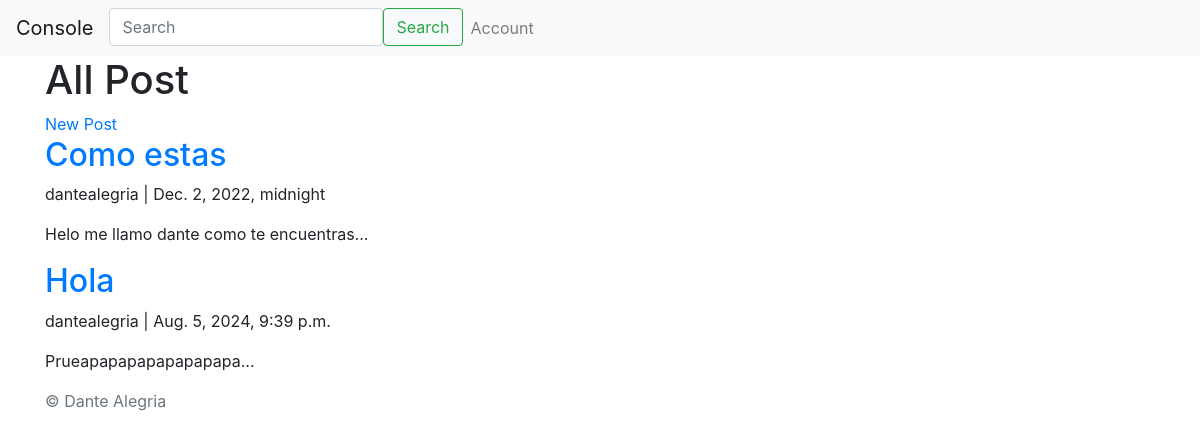
/main/home/post, run on an earlier commit of the app's database.
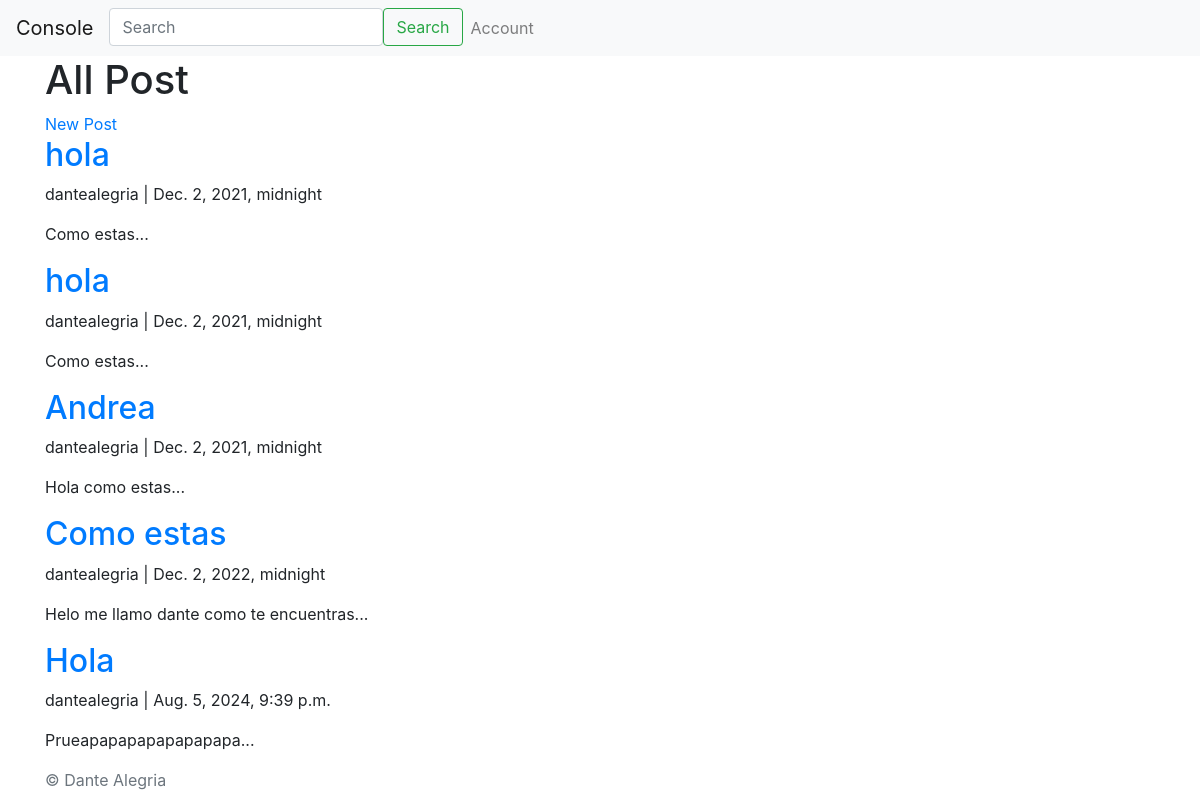
And on a later commit of the database.
### Main/models.py (models this page shows, shortened)
class Post(models.Model):
    title = models.CharField(max_length=200)
    content = models.TextField()
    author = models.ForeignKey(User, on_delete=models.CASCADE)
    published_at = models.DateTimeField(default=timezone.now)
    def short_content(self):
        return self.content[:100] + '...'

### Main/views.py (the view)
# urls.py: urls.path('home/post', views.post_list, name='post_list'),
def post_list(request):
    posts = Post.objects.filter(published_at__lte=timezone.now()).order_by('published_at')
    return render(request, 'post_list.html', {'posts': posts})

### Main/templates/post_list.html
{% extends 'base_Main.html' %}
{% block content %}
  <h1>All Post</h1>
  <a href="{% url 'post_new' %}">New Post</a>
  <div id="list">
    {% for post in posts %}
      <div>
        <h2><a href="{% url 'post_detail' post.id %}">{{ post.title }}</a></h2>
        <p>{{ post.author }} | {{ post.published_at }}</p>
        <p>{{ post.short_content}}</p>
      </div>
    {% endfor %}
  </div>
{% endblock %}

### Main/templates/base_Main.html (shortened to what this page needs)
<!DOCTYPE html>
<html lang="en">
  <head>
    <link href="https://stackpath.bootstrapcdn.com/bootstrap/4.3.1/css/bootstrap.min.css"  rel="stylesheet" />
    <link rel="stylesheet" href="https://cdn.jsdelivr.net/npm/bootstrap-icons/font/bootstrap-icons.css">
  </head>
  <body>
    <nav class="navbar navbar-expand-lg navbar-light bg-light">
      <a class="navbar-brand" href="{% url 'post_list' %}">Console</a>
      <div class="collapse navbar-collapse" id="navbarNav">
        <ul class="navbar-nav">
          <li class="nav-item">
            <form class="d-flex" role="search">
              <input class="form-control me-2" type="search" placeholder="Search" aria-label="Search">
              <button class="btn btn-outline-success" type="submit">Search</button>
            </form>
          </li>
          <li class="nav-item" id="account">
            <a class="nav-link" href="#">Account</a>
          </li>
        </ul>
      </div>
    </nav>
    <div class="container">{% block content %} {% endblock %}</div>
    <div>
      <footer class="footer">
        <div class="container">
          <span class="text-muted">© Dante Alegria</span>
        </div>
      </footer>
    </div>
  </body>
</html>

What changed in the data, as far as the page shows it:
added Post: title "hola", author "dantealegria", published_at "Dec. 2, 2021, midnight", short_content "Como estas..."
added Post: title "hola", author "dantealegria", published_at "Dec. 2, 2021, midnight", short_content "Como estas..."
added Post: title "Andrea", author "dantealegria", published_at "Dec. 2, 2021, midnight", short_content "Hola como estas..."
